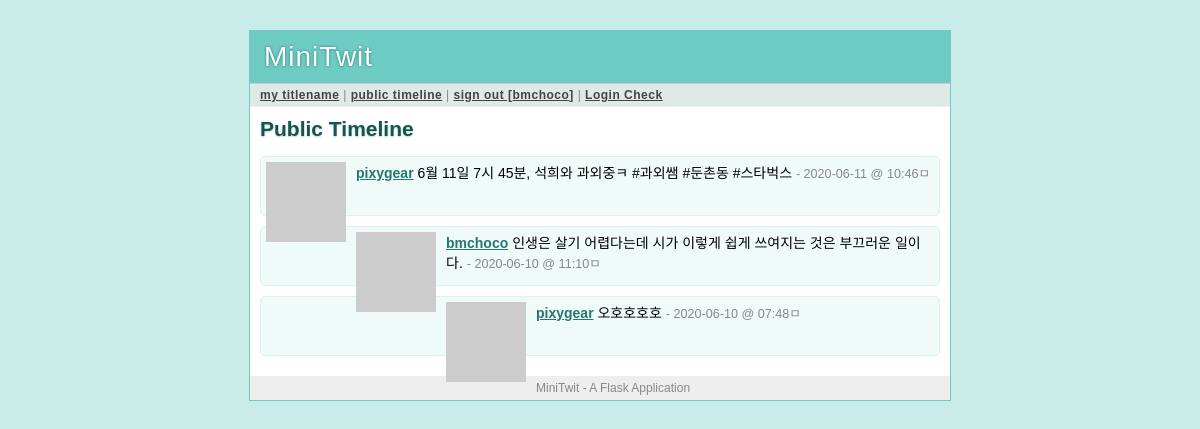
The app's page /public (signed in) with its own data.
### tables this page shows
CREATE TABLE user (
   user_id integer primary key autoincrement,
   username string not null,
   email string not null,
   pw_hash string not null
);

CREATE TABLE message (
   message_id integer primary key autoincrement,
   author_id integer not null,
   text string not null,
   pub_date integer
);

### minitwit.py (the view)
@app.route('/public')
def public_timeline():
    return render_template('timeline.html', messages = query_db('''
        select message.*, user.* from message, user
        where message.author_id = user.user_id
        order by message.pub_date desc limit ?''', [PER_PAGE]))

### minitwit.py (called while the page is built)
def connect_db():
    return sqlite3.connect(app.config['DATABASE'])

@app.before_request
def before_request():
    g.db = connect_db()
    g.user = None
    if 'user_id' in session:
        g.user = query_db('select * from user where user_id = ?', [session['user_id']], one = True)
        g.users = query_db('select username as " " from user where user_id = ?', [session['user_id']], one = True)

@app.teardown_request
def teardown_request(exception):
    if hasattr(g, 'db'):
        g.db.close()

def query_db(query, args=(), one = False):
    cur = g.db.execute(query, args)
    rv = [dict((cur.description[idx][0], value) for idx, value in enumerate(row)) for row in cur.fetchall()]
    return (rv[0] if rv else None) if one else rv

def gravatar_url(email, size=80):
    return 'http://www.gravatar.com/avatar/%s?d=identicon&s=%d' % \
           (md5(email.strip().lower().encode('utf-8')).hexdigest(),
            size)

def format_datetime(timestamp):
    return datetime.utcfromtimestamp(timestamp).strftime('%Y-%m-%d @ %H:%M')

### templates/timeline.html (shortened to what this page needs)
{% extends "layout.html" %}
{% block title %}
{% if request.endpoint == 'public_timeline' %}
    Public Timeline
{% elif request.endpoint == 'user_timeline' %}
    {{ profile_user.username }}'s Timeline
{% else %}
    My Timeline
{% endif %}
{% endblock %}
{% block body %}
<h2>{{ self.title() }}</h2>
    <ul class=messages>
        {% for message in messages %}
        <li>
            <img src="{{ message.email|gravatar(size=48) }}">
            <p>
                <strong><a href="{{ url_for('user_timeline', username=message.username) }}">{{ message.username }}</a></strong>
                {{ message.text }}
                <small>- {{ message.pub_date|datetimeformat }}ㅁ</small>
                {% else %}
        </li>
        <li><em>There's no message so far.</em>
            {% endfor %}
        </li>
    </ul>
{% endblock %}

### templates/layout.html (shortened to what this page needs)
<!doctype html>
<link rel=stylesheet type=text/css href="{{ url_for('static',filename='style.css')}}">
<div class=page>
    <h1>MiniTwit</h1>
    <div class=navigation>
        {% if g.user %}
            <a href="{{ url_for('timeline') }}">my titlename</a> |
            <a href="{{ url_for('public_timeline') }}">public timeline</a> |
            <a href="{{ url_for('logout') }}">sign out [{{ g.user.username }}]</a> |
            <a href="{{ url_for('login_check',username=g.user.username) }}">Login Check</a>
        {% else %}
            <a href="{{ url_for('public_timeline') }}">public timeline</a> |
            <a href="{{ url_for('register') }}">sign up</a> |
            <a href="{{ url_for('login') }}">sign in</a> |
            <a href="{{ url_for('login_checkA') }}">Login Check</a>
        {% endif %}
    </div>
    <div class=body>
        {% block body %}{% endblock %}
    </div>
    <div class=footer>
        MiniTwit - A Flask Application
    </div>
</div>

### static/style.css (style rules this page uses)
a { color: #26776F; }
div.page { background: white; border: 1px solid #6ECCC4; width: 700px; margin: 30px auto; }
div.page h1 { background: #6ECCC4; margin: 0; padding: 10px 14px; color: white; letter-spacing: 1px; text-shadow: 0 0 3px #24776F; font-weight: normal; }
div.page div.navigation { background: #DEE9E8; padding: 4px 10px; border-top: 1px solid #ccc; border-bottom: 1px solid #eee; color: #888; font-size: 12px; letter-spacing: 0.5px; }
div.page div.navigation a { color: #444; font-weight: bold; }
div.page h2 { margin: 0 0 15px 0; color: #105751; text-shadow: 0 1px 2px #ccc; }
div.page div.body { padding: 10px; }
div.page div.footer { background: #eee; color: #888; padding: 5px 10px; font-size: 12px; }
div.page ul.messages { list-style: none; margin: 0; padding: 0; }
div.page ul.messages li { margin: 10px 0; padding: 5px; background: #F0FAF9; border: 1px solid #DBF3F1; -moz-border-radius: 5px; -webkit-border-radius: 5px; min-height: 48px; }
div.page ul.messages p { margin: 0; }
div.page ul.messages li img { float: left; padding: 0 10px 0 0; }
div.page ul.messages li small { font-size: 0.9em; color: #888; }

### records on screen
user: user.username "bmchoco"
message: username "pixygear", text "6월 11일 7시 45분, 석희와 과외중ㅋ #과외쌤 #둔촌동 #스타벅스", pub_date "2020-06-11 @ 10:46"
message: username "bmchoco", text "인생은 살기 어렵다는데 시가 이렇게 쉽게 쓰여지는 것은 부끄러운 일이다.", pub_date "2020-06-10 @ 11:10"
message: username "pixygear", text "오호호호호", pub_date "2020-06-10 @ 07:48"
